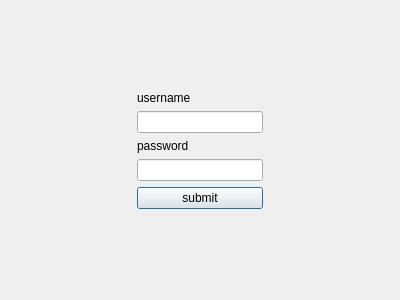
<?xml version="1.0" encoding="UTF-8"?>
<ui version="4.0">
 <class>LoginDialog</class>
 <widget class="QDialog" name="LoginDialog">
  <property name="geometry">
   <rect>
    <x>0</x>
    <y>0</y>
    <width>400</width>
    <height>300</height>
   </rect>
  </property>
  <property name="windowTitle">
   <string>Dialog</string>
  </property>
  <layout class="QHBoxLayout" name="horizontalLayout">
   <item>
    <spacer name="horizontalSpacer">
     <property name="orientation">
      <enum>Qt::Horizontal</enum>
     </property>
     <property name="sizeHint" stdset="0">
      <size>
       <width>40</width>
       <height>20</height>
      </size>
     </property>
    </spacer>
   </item>
   <item>
    <layout class="QVBoxLayout" name="verticalLayout_3">
     <item>
      <spacer name="verticalSpacer">
       <property name="orientation">
        <enum>Qt::Vertical</enum>
       </property>
       <property name="sizeHint" stdset="0">
        <size>
         <width>20</width>
         <height>40</height>
        </size>
       </property>
      </spacer>
     </item>
     <item>
      <layout class="QVBoxLayout" name="verticalLayout">
       <item>
        <widget class="QLabel" name="label_username">
         <property name="text">
          <string>username</string>
         </property>
        </widget>
       </item>
       <item>
        <widget class="QLineEdit" name="lineEdit_username"/>
       </item>
       <item>
        <layout class="QVBoxLayout" name="verticalLayout_2">
         <item>
          <widget class="QLabel" name="label_password">
           <property name="text">
            <string>password</string>
           </property>
          </widget>
         </item>
         <item>
          <widget class="QLineEdit" name="lineEdit_password"/>
         </item>
        </layout>
       </item>
      </layout>
     </item>
     <item>
      <widget class="QPushButton" name="pushButton_submit">
       <property name="text">
        <string>submit</string>
       </property>
      </widget>
     </item>
     <item>
      <spacer name="verticalSpacer_2">
       <property name="orientation">
        <enum>Qt::Vertical</enum>
       </property>
       <property name="sizeHint" stdset="0">
        <size>
         <width>20</width>
         <height>40</height>
        </size>
       </property>
      </spacer>
     </item>
    </layout>
   </item>
   <item>
    <spacer name="horizontalSpacer_2">
     <property name="orientation">
      <enum>Qt::Horizontal</enum>
     </property>
     <property name="sizeHint" stdset="0">
      <size>
       <width>40</width>
       <height>20</height>
      </size>
     </property>
    </spacer>
   </item>
  </layout>
 </widget>
 <resources/>
 <connections/>
</ui>
